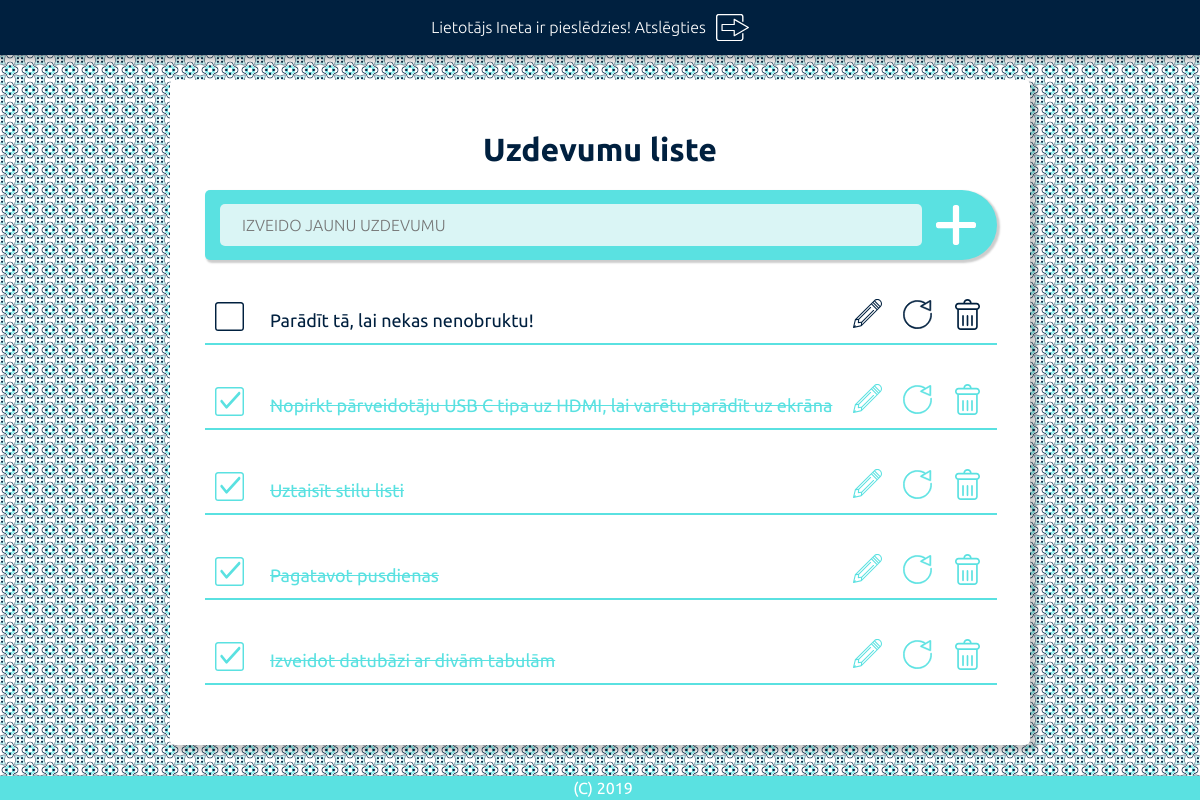
The page / (signed in) on the database its author committed.
### tables this page shows
CREATE TABLE `todotab` (
  `id` int(11) NOT NULL,
  `todotasks` varchar(10000) NOT NULL,
  `todoDone` tinyint(1) DEFAULT 0,
  `created` timestamp NOT NULL DEFAULT current_timestamp(),
  `user_ID` int(11) NOT NULL
);

### public/index.php (called while the page is built, shortened)
<?php
require_once '../src/templates/head.php';
require_once '../src/loginForm.php';
require_once '../src/addTodo.php';
require_once '../src/printToDo.php';
require_once '../src/templates/foot.php';

### src/printToDo.php (the view, shortened to what this page needs)
<?php
require_once 'db.php';
$stmt = $conn->prepare("SELECT * FROM todotab WHERE (user_id = :user_id) ORDER BY created DESC");
$stmt->bindParam(':user_id', $_SESSION['id']);
$stmt->execute();
$allRows = $stmt->fetchAll();
foreach ($allRows as $row) {
    if (isset($row['todoDone'])) {
        $special = "Done-" . (int) $row['todoDone'];
    } else {
        $special = "Done-null";
    }
    if (isset($row['todoDone'])) {
        $editb = "edit-btn-" . (int) $row['todoDone'];
    } else {
        $editb = "edit-btn-null";
    }
    if (isset($row['todoDone'])) {
        $updateb = "update-btn-" . (int) $row['todoDone'];
    } else {
        $updateb = "update-btn-null";
    }
    if (isset($row['todoDone'])) {
        $deleteb = "delete-btn-" . (int) $row['todoDone'];
    } else {
        $deleteb = "delete-btn-null";
    }
    echo "<div class='todoList'>";
    echo "<form action='updateToDo.php' method='post' class='int-cont'>";
    echo "<div class='todo_task'><p class='todoText $special'>" .$row['todotasks']. "</p></div>";
    foreach ($row as $key => $value) {
    switch ($key) {
            case 'todoDone':
                $checked = $value ? "checked" : "";
                echo "<div class='todo_check'><input type='checkbox' class='check-btn' name='$key' value='$key' $checked></input></div>";
                break;
            case 'todotasks':
                echo "<div class='dropdown todo_edit' ><div class='edit-btn $editb'></div><div class='dropdown-content'><textarea class='edit-task' name='$key' value='$value'>$value</textarea></div></div>";
                break;
        }
    }
    echo "<div class='todo_update'><button name='update' class='update-btn $updateb' value='" . $row['id'] . "'></button></div>";
    echo "</form>";
    echo "<form action='deleteToDo.php' method='post'>";
    echo "<div class='todo_delete'><button name='delete-btn' class='delete-btn $deleteb' value='" . $row['id'] . "'></button></div>";
    echo "</form>";
    echo "</div>";
}
echo "</div>";

### src/templates/head.php (shortened to what this page needs)
<!DOCTYPE html>
<html lang="lv">
<head>
    <link rel="stylesheet" href="styles/style.css">
</head>
<body>

### src/loginForm.php (shortened to what this page needs)
<?php
if (isset($_SESSION['username'])) {
    echo "<div class='header' 'login'>";
    echo "<form action='processLogout.php' method='post'>";
    echo "<div class='login3'><h2>Lietotājs " . $_SESSION['username']. " ir pieslēdzies!    Atslēgties  </h2><button class='logout-btn'> </button></div>";
    echo "</form>";
    echo "</div>";
}

### src/addToDo.php (shortened to what this page needs)
<div class="pamatne">
        <h1>Uzdevumu liste</h1>
<div>
    <form action="processAdd.php" method="post" class="item">
        <input class="item-input" type="text" name="todotasks" placeholder="IZVEIDO JAUNU UZDEVUMU" required >
        <button class="add-btn" type="submit" name="submit"></button>
    </form>
</div>

### src/templates/foot.php
<footer>(C) 2019</footer>
</body>
</html>

### rows shown on the page
todotab: todotasks "Parādīt tā, lai nekas nenobruktu!", shows a picture
todotab: todotasks "Nopirkt pārveidotāju USB C tipa uz HDMI, lai varētu parādīt uz ekrāna"
todotab: todotasks "Uztaisīt stilu listi"
todotab: todotasks "Pagatavot pusdienas"
todotab: todotasks "Izveidot datubāzi ar divām tabulām"

### other values the page prints
$_SESSION['username'] "Ineta"
